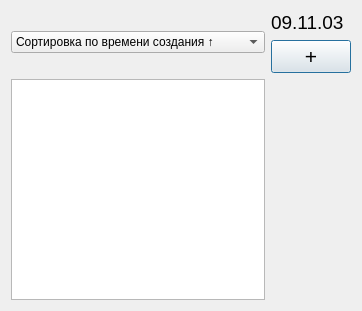
<?xml version="1.0" encoding="UTF-8"?>
<ui version="4.0">
 <class>Dialog</class>
 <widget class="QDialog" name="Dialog">
  <property name="geometry">
   <rect>
    <x>0</x>
    <y>0</y>
    <width>362</width>
    <height>311</height>
   </rect>
  </property>
  <property name="windowTitle">
   <string>Dialog</string>
  </property>
  <layout class="QGridLayout" name="gridLayout">
   <item row="1" column="1">
    <widget class="QPushButton" name="pushButton">
     <property name="font">
      <font>
       <pointsize>16</pointsize>
      </font>
     </property>
     <property name="text">
      <string>+</string>
     </property>
    </widget>
   </item>
   <item row="0" column="1">
    <widget class="QLabel" name="label">
     <property name="font">
      <font>
       <pointsize>14</pointsize>
      </font>
     </property>
     <property name="text">
      <string>09.11.03</string>
     </property>
    </widget>
   </item>
   <item row="0" column="0" rowspan="2">
    <widget class="QComboBox" name="comboBox">
     <item>
      <property name="text">
       <string>Сортировка по времени создания ↑</string>
      </property>
     </item>
     <item>
      <property name="text">
       <string>Сортировка по времени создания ↓</string>
      </property>
     </item>
     <item>
      <property name="text">
       <string>Сортировка по дедлайну ↑</string>
      </property>
     </item>
     <item>
      <property name="text">
       <string>Сортировка по дедлайну ↓</string>
      </property>
     </item>
    </widget>
   </item>
   <item row="2" column="0">
    <widget class="QListWidget" name="listWidget"/>
   </item>
  </layout>
 </widget>
 <resources/>
 <connections/>
</ui>
